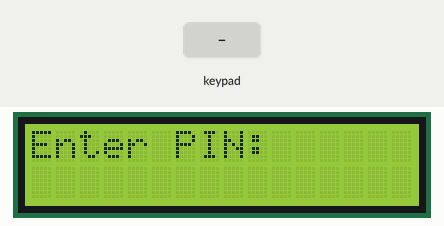
Bench run of a sketch on a simulated Arduino Uno, built with avr-gcc and run on an emulated ATmega328P. Parts: 16×2 character LCD. The inputs (shaded band) are chosen by the test bench.

Above: at 1.2 s.
1.3 s: keypad keys 1 0 9 8 6 # pressed 0.4 s apart
At 4.2 s:
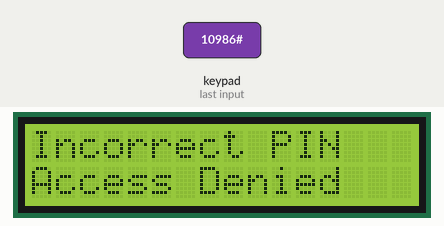
5.2 s: keypad keys 1 0 9 8 6 A pressed 0.4 s apart
At 7.7 s:
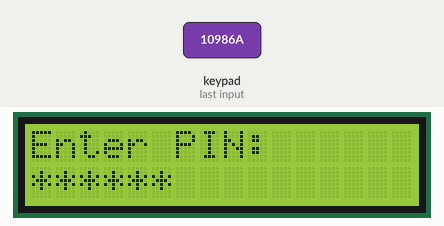
9.1 s: key '1' pressed
At 10.0 s:
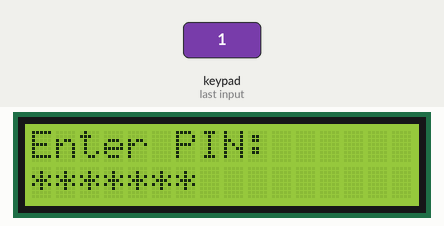
10.6 s: keypad keys 1 0 9 8 6 D pressed 0.4 s apart
At 13.7 s:
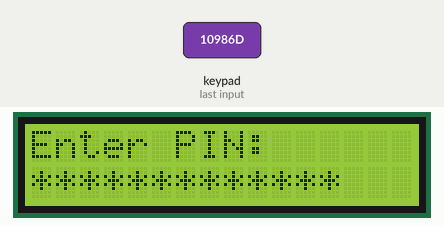
14.5 s: key '2' pressed
At 15.1 s:
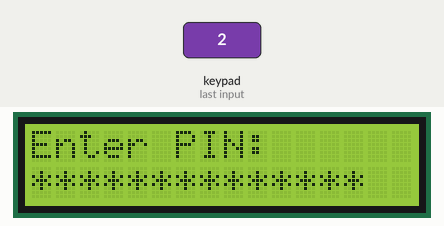
16.0 s: key '3' pressed
At 16.5 s:
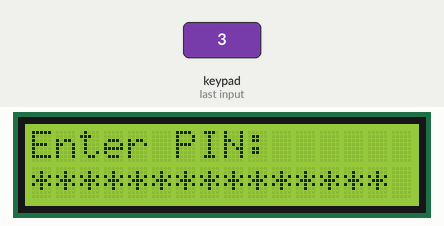
Timing chart, 0 to 18.5 s (numbered marks = the images above; inputs shaded):
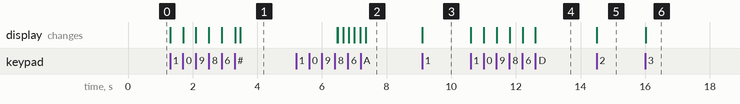

Measured:
- after the input at 1.3 s, the display: first changes at once (image 1 shows a later state)
- after the input at 5.2 s, the display: first differs from a run without the input after 1.3 s (image 2 shows a later state)
- after the input at 9.1 s, the display: changes at once (image 3)
- after the input at 10.6 s, the display: first changes at once (image 4 shows a later state)
- after the input at 14.5 s, the display: changes at once (image 5)
- after the input at 16.0 s, the display: changes at once (image 6)

The sketch:

Arduino_Lockpad_Code.ino
```cpp
#include <Keypad.h>
#include <LiquidCrystal.h>

// 1. LCD Setup: (RS, E, D4, D5, D6, D7)
LiquidCrystal lcd(12, 11, 5, 4, 3, 2);

// 2. Keypad Setup
const byte ROWS = 4;
const byte COLS = 4;
char keys[ROWS][COLS] = {
  {'1','2','3','A'},
  {'4','5','6','B'},
  {'7','8','9','C'},
  {'*','0','#','D'}
};

// Row Pins: 10, 9, 8, 6  |  Col Pins: A0, A1, A2, A3
// Leave D13, D7, D1, and D0 totally empty!
byte rowPins[ROWS] = {10, 9, 8, 6};
byte colPins[COLS] = {A0, A1, A2, A3};

Keypad keypad = Keypad(makeKeymap(keys), rowPins, colPins, ROWS, COLS);

String secretPin = "67"; // Change this to whatever you want
String inputString = "";

void setup() {
  lcd.begin(16, 2);
  showPrompt();
}

void loop() {
  char key = keypad.getKey();

  if (key) {
    if (key == '#') {
      checkPin();
    }
    else if (key == '*') {
      inputString = ""; // Reset button
      showPrompt();
    }
    else {

      if (inputString.length() < 16) {
        inputString += key;
        lcd.setCursor(inputString.length() - 1, 1);
        lcd.print("*");
      }
    }
  }
}

void showPrompt() {
  lcd.clear();
  lcd.setCursor(0, 0);
  lcd.print("Enter PIN:");
  lcd.setCursor(0, 1);
}

void checkPin() {
  lcd.clear();
  delay(150);

  if (inputString == secretPin) {
    lcd.setCursor(0, 0);
    lcd.print("PIN Correct!    ");
    lcd.setCursor(0, 1);
    lcd.print("Access Granted  ");
  } else {
    lcd.setCursor(0, 0);
    lcd.print("Incorrect PIN   ");
    lcd.setCursor(0, 1);
    lcd.print("Access Denied   ");
  }

  delay(3000);       // Show result for 3 seconds
  inputString = "";  // Clear the attempt
  showPrompt();      // Go back to the start
}
```
